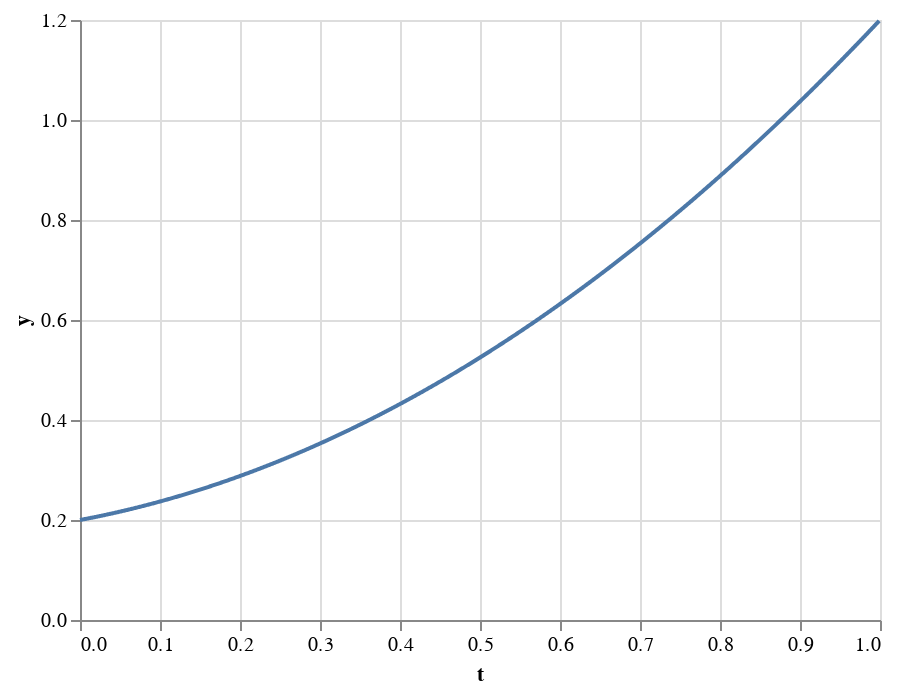

The cell this chart's notebook holds for it:
### Code cell
t = data = np.arange(0, 1, 1 / 1_000)
a = 0.7
b = 0.3
c = 0.2
d = 0 #.5
y = a * (t - d) ** 2 + b * (t - d) + c

df = pd.DataFrame(columns=["t", "y"], data=np.array([t, y]).T)

alt.Chart(df).mark_line().encode(
    x='t',
    y='y',
)

### Figure 1 — Vega-Lite specification as saved in the notebook (floating-point values rounded to 4 significant figures; data arrays with more than 128 entries replaced by an {"elided": "..."} marker saying what was removed)
{"config": {"view": {"continuousWidth": 400, "continuousHeight": 300}}, "data": {"name": "data-39be5e9074ea540468cebcfc759b189a"}, "mark": "line", "encoding": {"x": {"type": "quantitative", "field": "t"}, "y": {"type": "quantitative", "field": "y"}}, "$schema": "https://vega.github.io/schema/vega-lite/v4.8.1.json", "datasets": {"data-39be5e9074ea540468cebcfc759b189a": {"elided": "1000 records"}}}
